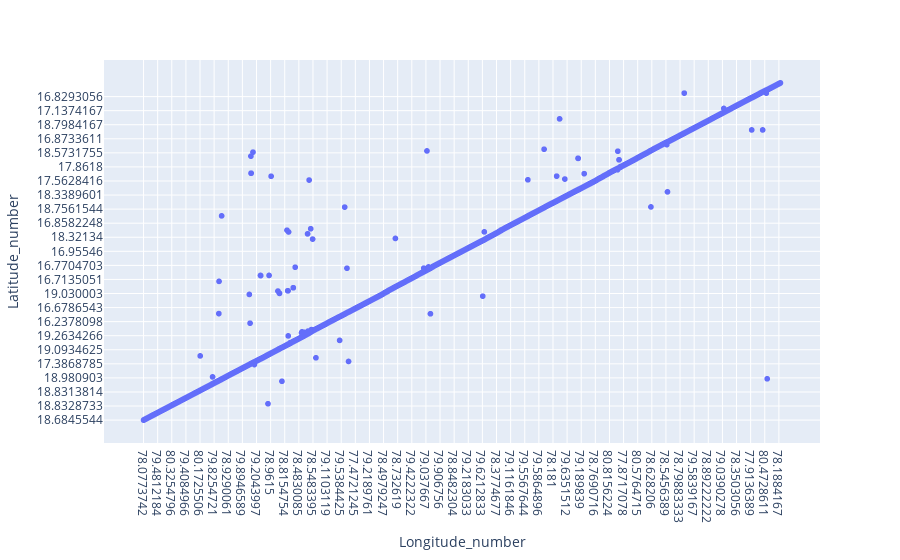

Write notebook code for a chart like this one.
### Markdown cell above
### Plotting the filtered out data

### Code cell
fig = px.scatter(data,x='Longitude_number',y='Latitude_number')
fig.show()

### Figure 1 — Plotly figure (JSON) as saved in the notebook; plotly's stock layout.template omitted (floating-point values rounded to 4 significant figures; data arrays with more than 128 entries replaced by an {"elided": "..."} marker saying what was removed)
{"data": [{"hovertemplate": "Longitude_number=%{x}<br>Latitude_number=%{y}<extra></extra>", "legendgroup": "", "marker": {"color": "#636efa", "symbol": "circle"}, "mode": "markers", "name": "", "showlegend": false, "type": "scattergl", "x": {"elided": "4281 str values"}, "xaxis": "x", "y": {"elided": "4281 str values"}, "yaxis": "y"}], "layout": {"legend": {"tracegroupgap": 0}, "margin": {"t": 60}, "xaxis": {"anchor": "y", "domain": [0, 1], "title": {"text": "Longitude_number"}}, "yaxis": {"anchor": "x", "domain": [0, 1], "title": {"text": "Latitude_number"}}}}
